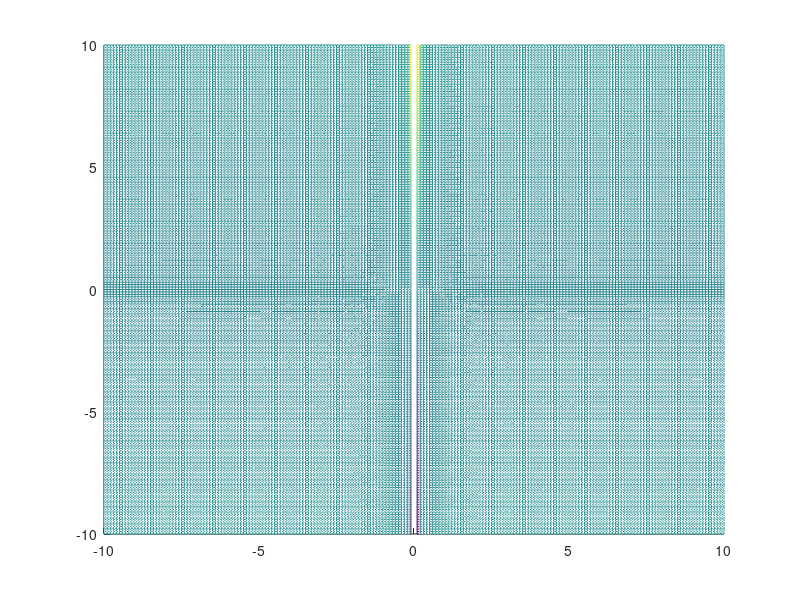

The MATLAB source for this figure: (Note: this script raises an error after producing the figure.)
dx = -10:0.1:10;
dy = -10:0.1:10;
[x,y] = meshgrid(dx,dy);
t = -10:0.1:10;

for i = 1:length(x)
    if x(i) == 0 && y(i) == 0
        z = 0;
    else
        z = x.^2.*y./x.^4 + y.^2;
    end
end

hold on
meshc(x,y,z)
plot3(t, t.^2, 0.5)
hold off
